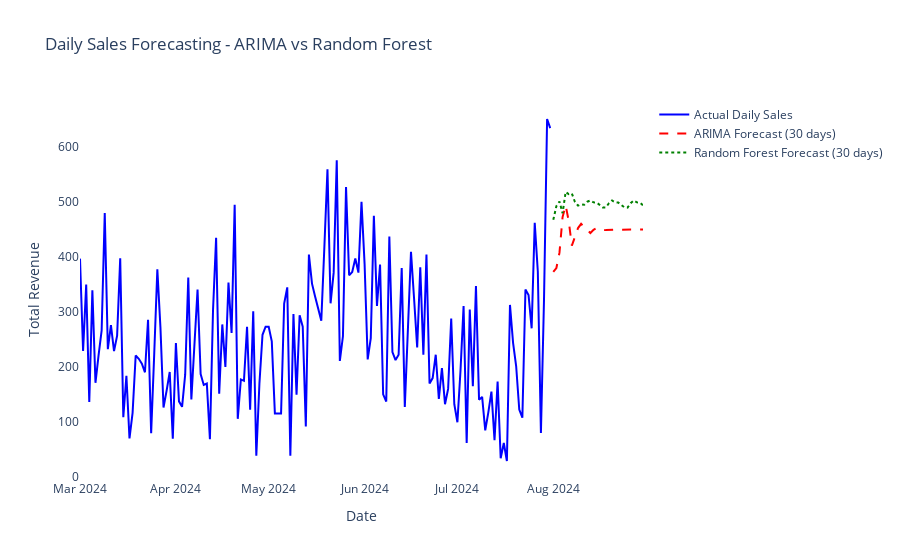

Notebook code for this chart:
### Code cell
import pandas as pd
import numpy as np
import plotly.graph_objects as go
from statsmodels.tsa.arima.model import ARIMA
from sklearn.ensemble import RandomForestRegressor
from sklearn.metrics import mean_squared_error

# Load data
df = pd.read_csv("index.csv")
df['date'] = pd.to_datetime(df['date'])

# Aggregate daily sales
daily_sales = df.groupby('date').agg({'money':'sum'}).reset_index()
daily_sales.columns = ['date', 'total_revenue']
daily_sales['total_revenue'] = pd.to_numeric(daily_sales['total_revenue'])

# Set daily frequency and fill missing dates
daily_sales.set_index('date', inplace=True)
daily_sales = daily_sales.asfreq('D').fillna(method='ffill')

# ----------------- ARIMA Model -----------------
arima_model = ARIMA(daily_sales['total_revenue'], order=(5,1,0))
arima_results = arima_model.fit()

# Forecast next 30 days
arima_forecast = arima_results.get_forecast(steps=30)
arima_forecast_df = arima_forecast.summary_frame()
arima_forecast_df['date'] = pd.date_range(start=daily_sales.index[-1] + pd.Timedelta(days=1), periods=30)
arima_forecast_df.set_index('date', inplace=True)

# ----------------- Random Forest Model -----------------
# Create features for RF
rf_data = daily_sales.copy()
rf_data['day_of_year'] = rf_data.index.dayofyear
rf_data['week_of_year'] = rf_data.index.isocalendar().week
rf_data['month'] = rf_data.index.month
rf_data['day_of_week'] = rf_data.index.dayofweek

# Lag features
for lag in range(1, 8):
    rf_data[f'lag_{lag}'] = rf_data['total_revenue'].shift(lag)

rf_data.dropna(inplace=True)

# Train Random Forest on all available data
feature_cols = ['day_of_year', 'week_of_year', 'month', 'day_of_week'] + [f'lag_{lag}' for lag in range(1, 8)]
X_train = rf_data[feature_cols]
y_train = rf_data['total_revenue']

rf_model = RandomForestRegressor(n_estimators=100, random_state=42)
rf_model.fit(X_train, y_train)

# ----------------- Forecast 30 days using RF -----------------
future_dates = pd.date_range(start=daily_sales.index[-1] + pd.Timedelta(days=1), periods=30)
future_preds = []
last_values = daily_sales['total_revenue'][-7:].tolist()

for d in future_dates:
    features = [
        d.dayofyear,
        d.isocalendar().week,
        d.month,
        d.dayofweek
    ] + last_values[-7:]
    pred = rf_model.predict([features])[0]
    future_preds.append(pred)
    last_values.append(pred)

rf_forecast_df = pd.DataFrame({'total_revenue': future_preds}, index=future_dates)

# ----------------- Calculate RMSE (optional, on last 30 days if needed) -----------------
# Here we just show ARIMA and RF future forecast, not RMSE

# ----------------- Plotting -----------------
fig = go.Figure()

# Actual sales
fig.add_trace(go.Scatter(
    x=daily_sales.index, y=daily_sales['total_revenue'],
    name='Actual Daily Sales', line=dict(color='blue')
))

# ARIMA forecast
fig.add_trace(go.Scatter(
    x=arima_forecast_df.index, y=arima_forecast_df['mean'],
    name='ARIMA Forecast (30 days)', line=dict(color='red', dash='dash')
))

# Random Forest forecast
fig.add_trace(go.Scatter(
    x=rf_forecast_df.index, y=rf_forecast_df['total_revenue'],
    name='Random Forest Forecast (30 days)', line=dict(color='green', dash='dot')
))

# Layout
fig.update_layout(
    title='Daily Sales Forecasting - ARIMA vs Random Forest',
    xaxis_title='Date',
    yaxis_title='Total Revenue',
    plot_bgcolor='white'
)

fig.show()

### Figure 1 — Plotly figure (JSON) as saved in the notebook; plotly's stock layout.template omitted (floating-point values rounded to 4 significant figures; data arrays with more than 128 entries replaced by an {"elided": "..."} marker saying what was removed)
{"data": [{"line": {"color": "blue"}, "name": "Actual Daily Sales", "type": "scatter", "x": {"elided": "153 str values"}, "y": {"elided": "153 float values"}}, {"line": {"color": "red", "dash": "dash"}, "name": "ARIMA Forecast (30 days)", "type": "scatter", "x": ["2024-08-01T00:00:00.000000000", "2024-08-02T00:00:00.000000000", "2024-08-03T00:00:00.000000000", "2024-08-04T00:00:00.000000000", "2024-08-05T00:00:00.000000000", "2024-08-06T00:00:00.000000000", "2024-08-07T00:00:00.000000000", "2024-08-08T00:00:00.000000000", "2024-08-09T00:00:00.000000000", "2024-08-10T00:00:00.000000000", "2024-08-11T00:00:00.000000000", "2024-08-12T00:00:00.000000000", "2024-08-13T00:00:00.000000000", "2024-08-14T00:00:00.000000000", "2024-08-15T00:00:00.000000000", "2024-08-16T00:00:00.000000000", "2024-08-17T00:00:00.000000000", "2024-08-18T00:00:00.000000000", "2024-08-19T00:00:00.000000000", "2024-08-20T00:00:00.000000000", "2024-08-21T00:00:00.000000000", "2024-08-22T00:00:00.000000000", "2024-08-23T00:00:00.000000000", "2024-08-24T00:00:00.000000000", "2024-08-25T00:00:00.000000000", "2024-08-26T00:00:00.000000000", "2024-08-27T00:00:00.000000000", "2024-08-28T00:00:00.000000000", "2024-08-29T00:00:00.000000000", "2024-08-30T00:00:00.000000000"], "y": [372.1, 379.2, 407.2, 471.9, 493.2, 464.6, 419.9, 436.2, 452.0, 459.6, 454.1, 447.1, 442.9, 448.9, 451.7, 451.2, 448.9, 448.2, 448.5, 449.8, 449.9, 449.4, 449.0, 449.1, 449.3, 449.4, 449.3, 449.2, 449.2, 449.3]}, {"line": {"color": "green", "dash": "dot"}, "name": "Random Forest Forecast (30 days)", "type": "scatter", "x": ["2024-08-01T00:00:00.000000000", "2024-08-02T00:00:00.000000000", "2024-08-03T00:00:00.000000000", "2024-08-04T00:00:00.000000000", "2024-08-05T00:00:00.000000000", "2024-08-06T00:00:00.000000000", "2024-08-07T00:00:00.000000000", "2024-08-08T00:00:00.000000000", "2024-08-09T00:00:00.000000000", "2024-08-10T00:00:00.000000000", "2024-08-11T00:00:00.000000000", "2024-08-12T00:00:00.000000000", "2024-08-13T00:00:00.000000000", "2024-08-14T00:00:00.000000000", "2024-08-15T00:00:00.000000000", "2024-08-16T00:00:00.000000000", "2024-08-17T00:00:00.000000000", "2024-08-18T00:00:00.000000000", "2024-08-19T00:00:00.000000000", "2024-08-20T00:00:00.000000000", "2024-08-21T00:00:00.000000000", "2024-08-22T00:00:00.000000000", "2024-08-23T00:00:00.000000000", "2024-08-24T00:00:00.000000000", "2024-08-25T00:00:00.000000000", "2024-08-26T00:00:00.000000000", "2024-08-27T00:00:00.000000000", "2024-08-28T00:00:00.000000000", "2024-08-29T00:00:00.000000000", "2024-08-30T00:00:00.000000000"], "y": [467.0, 492.0, 500.2, 479.0, 517.5, 513.8, 515.0, 499.4, 492.9, 495.2, 494.3, 499.9, 502.2, 498.8, 498.4, 493.1, 489.5, 489.5, 497.1, 502.2, 498.8, 498.4, 493.1, 489.5, 489.1, 497.1, 502.2, 498.8, 498.4, 493.1]}], "layout": {"plot_bgcolor": "white", "title": {"text": "Daily Sales Forecasting - ARIMA vs Random Forest"}, "xaxis": {"title": {"text": "Date"}}, "yaxis": {"title": {"text": "Total Revenue"}}}}
